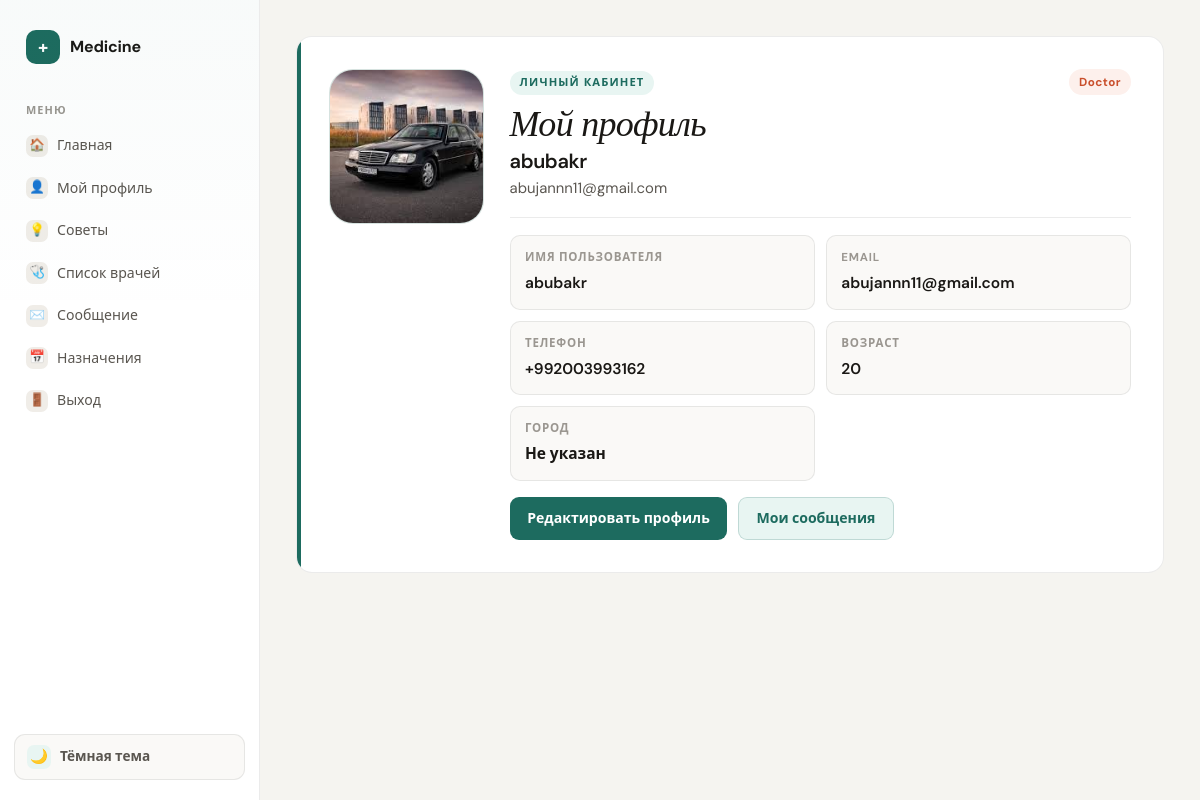
The app's page /my_profile/ (signed in), older data.
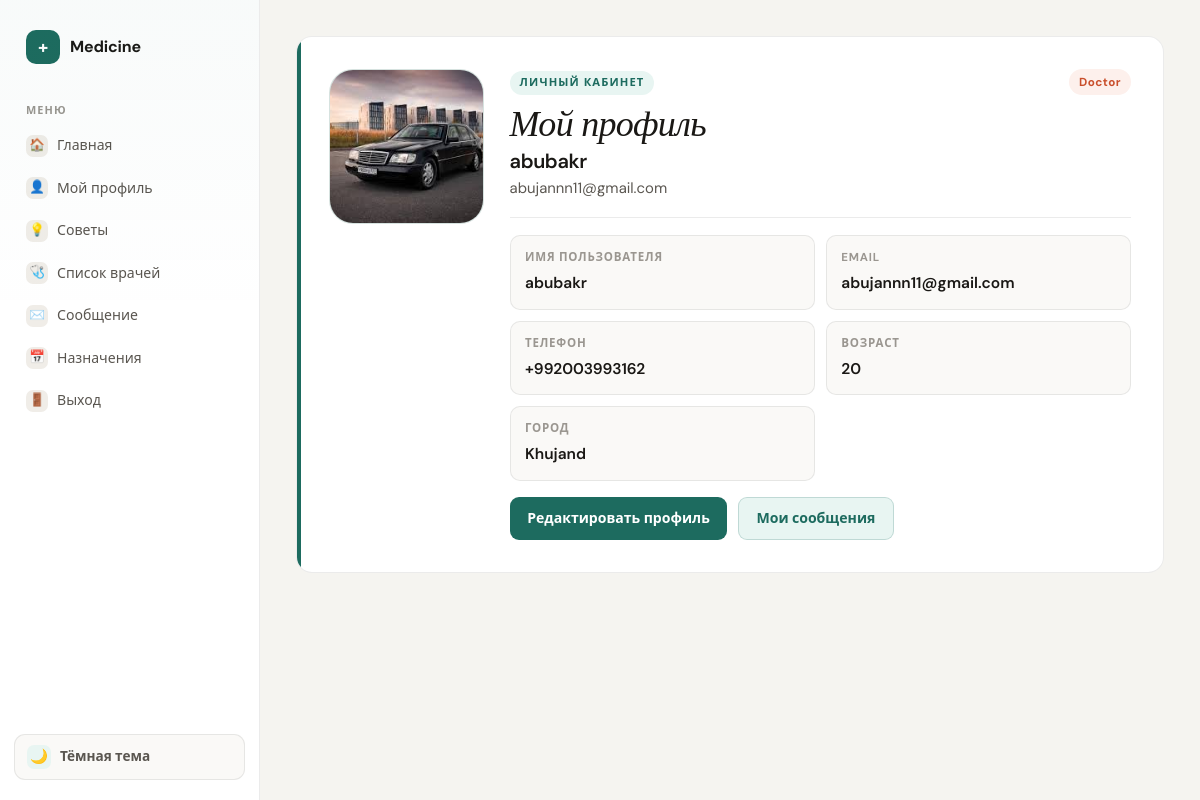
The same page, newer data.
### accounts/models.py (models this page shows, shortened)
class Profile(models.Model):
    ROLE_CHOICES = (
        ('patient', 'Patient'),
        ('doctor', 'Doctor'),
        ('admin', 'Admin'),
    )
    user=models.OneToOneField(settings.AUTH_USER_MODEL,on_delete=models.CASCADE,related_name='profile')
    age=models.PositiveIntegerField(null=True,blank=True)
    role = models.CharField(max_length=20, choices=ROLE_CHOICES, default='patient')
    phone=models.CharField(max_length=14,blank=True)
    city = models.CharField(max_length=50, blank=True)
    photo=models.ImageField(upload_to='users/',blank=True,null=True)

class User(AbstractUser):
    ROLE_CHOICES = (
        ('patient', 'Patient'),
        ('doctor', 'Doctor'),
        ('admin', 'Admin'),
    )
    role = models.CharField(
        max_length=20,
        choices=ROLE_CHOICES
    )
    phone = models.CharField(
        max_length=20,
        unique=True
    )
    age=models.PositiveIntegerField()
    city = models.CharField(max_length=50, blank=True)

### accounts/views.py (the view)
# urls.py: path("my_profile/",views.profile,name='my_profile'),
@login_required(login_url="/login/")
def profile(request):
    profile, created = Profile.objects.get_or_create(user=request.user)
    return render(request, "accounts/my_profile.html", {
        "profile": profile
    })

### templates/accounts/my_profile.html
{% extends "accounts/base.html" %}
{% block main %}
<main class="page account-page">
    <section class="account-profile panel">
        <div class="account-body">
            <div class="account-avatar">
            {% if profile.photo %}
                <img src="{{ profile.photo.url }}" alt="Profile photo">
            {% else %}
                <img src="/media/user.png" alt="Default avatar">
            {% endif %}
            </div>
            <div class="account-info">
                <div class="account-title">
                    <div>
                        <span class="eyebrow">Личный кабинет</span>
                        <h1>Мой профиль</h1>
                        <h2>{{ profile.user.username }}</h2>
                        <p class="muted">{{ profile.user.email|default:"Email не указан" }}</p>
                    </div>
                    <span class="badge badge-{{ profile.role }}">{{ profile.get_role_display }}</span>
                </div>
                <dl class="account-details">
                    <div>
                        <dt>Имя пользователя</dt>
                        <dd>{{ profile.user.username }}</dd>
                    </div>
                    <div>
                        <dt>Email</dt>
                        <dd>{{ profile.user.email|default:"Не указан" }}</dd>
                    </div>
                    <div>
                        <dt>Телефон</dt>
                        <dd>{{ profile.phone|default:profile.user.phone|default:"Не указан" }}</dd>
                    </div>
                    <div>
                        <dt>Возраст</dt>
                        <dd>{{ profile.age|default:profile.user.age|default:"Не указан" }}</dd>
                    </div>
                    <div>
                        <dt>Город</dt>
                        <dd>{{ profile.city|default:profile.user.city|default:"Не указан" }}</dd>
                    </div>
                </dl>
                <div class="account-actions">
                    <a class="button" href="{% url 'update_profile' %}">Редактировать профиль</a>
                    <a class="button secondary-button" href="{% url 'show_messages' %}">Мои сообщения</a>
                </div>
            </div>
        </div>
    </section>
</main>
{% endblock %}

### templates/accounts/base.html (shortened to what this page needs)
<!DOCTYPE html>
{% load static %}
<html lang="ru" data-theme="">
<head>
    <link rel="stylesheet" href="{% static 'css/style.css' %}">
</head>
<body class="{% block body_class %}{% endblock %}">
    <div class="site-layout">
        <nav class="site-nav" aria-label="Навигация">
            <a class="site-brand" href="{% url 'redirect_dashboard' %}">
                <span class="brand-icon">+</span>
                <span>Medicine</span>
            </a>
            <p class="nav-section-label">Меню</p>
            <ul class="nav-list">
                {% block nav %}
                {% if user.is_authenticated %}
                    <li><a href="{% url 'redirect_dashboard' %}"><span class="nav-icon">🏠</span>Главная</a></li>
                    <li><a href="{% url 'my_profile' %}"><span class="nav-icon">👤</span>Мой профиль</a></li>
                    <li><a href="{% url 'global_chat' %}"><span class="nav-icon">💡</span>Советы</a></li>
                    <li><a href="{% url 'doctors_list' %}"><span class="nav-icon">🩺</span>Список врачей</a></li>
                    <li><a href="{% url 'show_messages' %}"><span class="nav-icon">✉️</span>Сообщение</a></li>
                    <li><a href="{% url 'appointments' %}"><span class="nav-icon">📅</span>Назначения</a></li>
                    <li><a href="{% url 'login' %}"><span class="nav-icon">🚪</span>Выход</a></li>
                {% else %}
                    <li><a href="{% url 'login' %}"><span class="nav-icon">🔑</span>Вход</a></li>
                    <li><a href="{% url 'register' %}"><span class="nav-icon">📝</span>Регистрация</a></li>
                    <li><a href="{% url 'global_chat' %}"><span class="nav-icon">💡</span>Советы</a></li>
                {% endif %}
                {% endblock %}
            </ul>
            <button type="button" class="theme-toggle" id="themeToggle" aria-label="Переключить тему">
                <span class="theme-toggle-icon">🌙</span>
                <span class="theme-toggle-text">Тёмная тема</span>
            </button>
        </nav>
        <main class="site-content">
            {% block main %}{% endblock %}
        </main>
    </div>
</body>
</html>

Row changes from the older to the newer data that the page shows:
changed Profile "Doctor": city "Не указан" → "Khujand"
